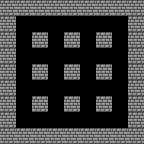

The image is a tile-based game level rendered from a .tmx file. Its description and complete source (layers, tilesets, objects, tile grids) follow:
An orthogonal 9x9 tile map with 16x16 px tiles, 1 tile layer (till) and 13 objects.

<map version="1.0" orientation="orthogonal" renderorder="right-down" width="9" height="9" tilewidth="16" tileheight="16" nextobjectid="15">
 <tileset firstgid="1" name="brick_tile_1" tilewidth="16" tileheight="16" tilecount="1" columns="1">
  <image source="brick_tile_1.png" width="24" height="24" />
 </tileset>
 <layer name="till" width="9" height="9">
  <data encoding="csv">
1,1,1,1,1,1,1,1,1,
1,0,0,0,0,0,0,0,1,
1,0,1,0,1,0,1,0,1,
1,0,0,0,0,0,0,0,1,
1,0,1,0,1,0,1,0,1,
1,0,0,0,0,0,0,0,1,
1,0,1,0,1,0,1,0,1,
1,0,0,0,0,0,0,0,1,
1,1,1,1,1,1,1,1,1
</data>
 </layer>
 <objectgroup name="objj">
  <object id="1" x="0.333333" y="1" width="143.667" height="14.3333" />
  <object id="3" x="-0.333333" y="129" width="144" height="14.3333" />
  <object id="4" x="0.333333" y="16.3333" width="15.3333" height="113" />
  <object id="5" x="32.6667" y="32" width="15.6667" height="15.6667" />
  <object id="6" x="33" y="64.3333" width="15.3333" height="15.3333" />
  <object id="7" x="63.3333" y="32.3333" width="17" height="15.3333" />
  <object id="8" x="64" y="65.3333" width="17" height="14.3333" />
  <object id="9" x="96.3333" y="32.6667" width="15.3333" height="15.3333" />
  <object id="10" x="96" y="63.6667" width="16" height="15.6667" />
  <object id="11" x="128" y="16.3333" width="16" height="112.667" />
  <object id="12" x="32.5" y="96.25" width="15.25" height="15.5" />
  <object id="13" x="63.75" y="96.75" width="15.75" height="15" />
  <object id="14" x="97" y="97" width="14.75" height="15" />
 </objectgroup>
</map>
